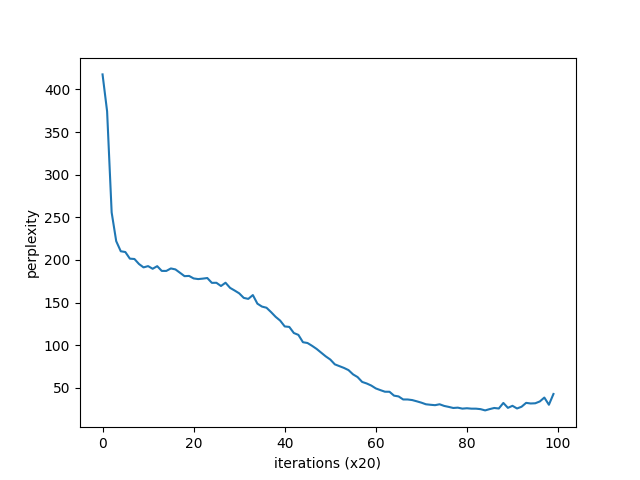

Here is the Python script that generated this plot:
import sys
sys.path.append("..")

from common.optimizer import SGD
from common.trainer import RnnlmTrainer
from dataset import ptb
from simple_rnnlm import SimpleRnnlm


def main():
    # Hyperparameters
    batch_size = 10
    wordvec_size = 100
    hidden_size = 100  # Num. of hidden state vectors in RNN
    time_size = 5  # Size of a time series of the Truncated BPTT
    lr = 0.1
    max_epoch = 100

    # Load dataset (first 1000 data)
    corpus, word_to_id, id_to_word = ptb.load_data("train")
    corpus_size = 1000
    corpus = corpus[:corpus_size]
    vocab_size = int(max(corpus) + 1)

    xs = corpus[:-1]  # Input
    ts = corpus[1:]  # Output (label)

    # Create a model
    model = SimpleRnnlm(vocab_size, wordvec_size, hidden_size)
    optimizer = SGD(lr)
    trainer = RnnlmTrainer(model, optimizer)

    # Train the model
    trainer.fit(xs, ts, max_epoch, batch_size, time_size)
    trainer.plot(saveas="train.png")


if __name__ == "__main__":
    main()
